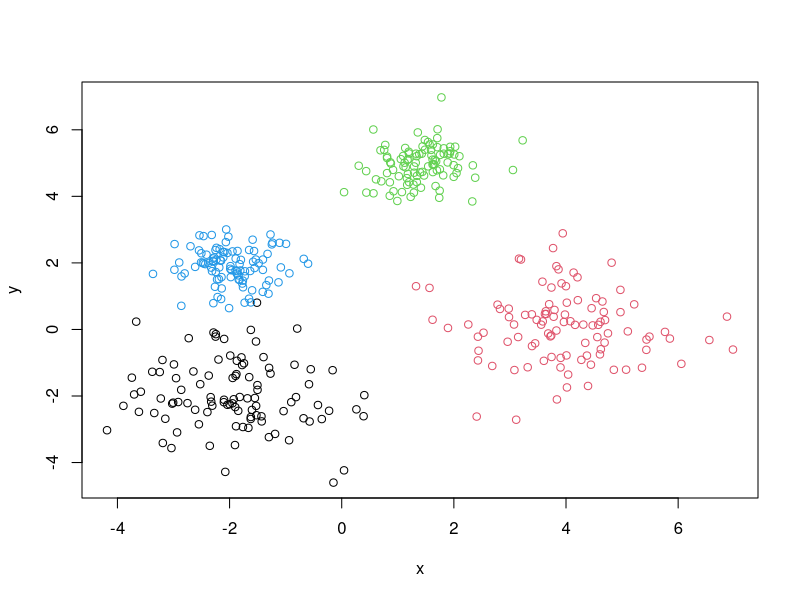

The R script that drew this image: (Note: this script raises an error after producing the figure.)
library(stats)
library(cluster)

#-----Gaussianas--------
tot.puntos<-100
gap=2
x<-rnorm(tot.puntos,mean=-gap)
y<-rnorm(tot.puntos,mean=-gap)
gausianas<-cbind(x,y,rep(1,length(x)))
x<-rnorm(tot.puntos,mean=2*gap)
y<-rnorm(tot.puntos,mean=0)
gausianas<-rbind(gausianas,cbind(x,y,rep(2,length(x))))
x<-rnorm(tot.puntos,mean=0.7*gap,sd=0.5)
y<-rnorm(tot.puntos,mean=2.5*gap,sd=0.5)
gausianas<-rbind(gausianas,cbind(x,y,rep(3,length(x))))
x<-rnorm(tot.puntos,mean=-gap,sd=0.5)
y<-rnorm(tot.puntos,mean=gap,sd=0.5)
gausianas<-rbind(gausianas,cbind(x,y,rep(4,length(x))))
plot(gausianas[,1:2],col=gausianas[,3])

print("GAP gaussianas")
print(GAP(gausianas[,-3],10,30))
print("Stability gaussianas")
print(stability(gausianas[,-3],10,30))
#-----------------------

#-----Iris--------
print("GAP iris")
print(GAP(prcomp(scale(log(iris[-5])))$x,10,30))
print("Stability iris")
print(stability(prcomp(scale(log(iris[-5])))$x,10,30))
#-----------------


#----Lampone------

#prcomp(lampone[,-dim(lampone)[2]][,-143][,-1])

scaled_lampone<-prcomp(scale(log(iris[-5])))$x#saco las clases y una columna que decia el numero de la muestra nomas, sino me rompia todo

print("GAP lampone")
print(GAP(scaled_lampone,10,30))
print("Stability lampone")
print(stability(scaled_lampone,10,30))

#-----------------